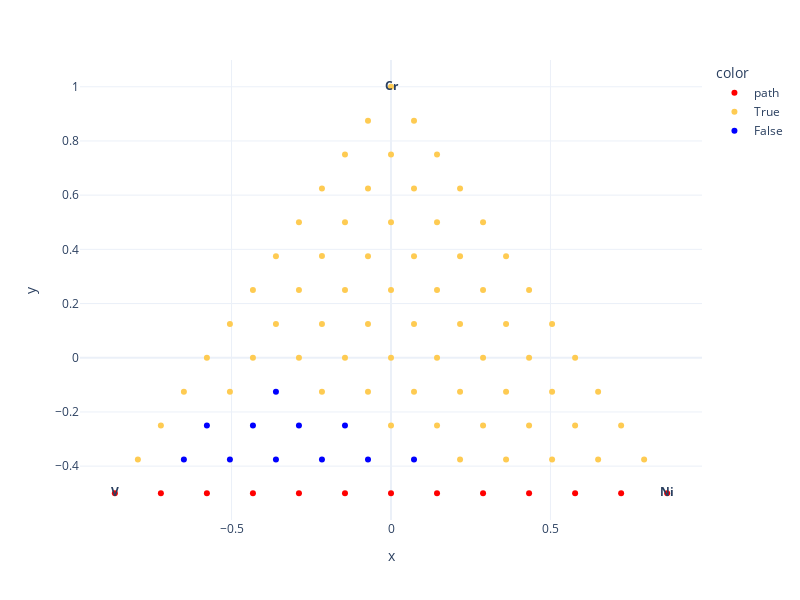

The code cell stored with this chart in its notebook:
### Code cell
pureComponentIndices = nimplex.pure_component_indexes_py(3, 12)
labels = ['']*len(gridAtt_projected_df)
for comp, idx in zip(comp1, pureComponentIndices):
    labels[idx] = "<b>"+comp+"</b>"
fig = px.scatter(gridAtt_projected_df, x='x', y='y', color=gridFeasibleMarked3, text=labels, 
              template='plotly_white', width=800, height=600, color_discrete_map=color_map) 
              #labels={'color':'Solid Solution Phases', 'x':'', 'y':''})
fig.show()

### Figure 1 — Plotly figure (JSON) as saved in the notebook; plotly's stock layout.template omitted (floating-point values rounded to 4 significant figures)
{"data": [{"hovertemplate": "color=path<br>x=%{x}<br>y=%{y}<br>text=%{text}<extra></extra>", "legendgroup": "path", "marker": {"color": "red", "symbol": "circle"}, "mode": "markers+text", "name": "path", "orientation": "v", "showlegend": true, "text": ["<b>V</b>", "", "", "", "", "", "", "", "", "", "", "", "<b>Ni</b>"], "type": "scatter", "x": [-0.866, -0.7217, -0.5774, -0.433, -0.2887, -0.1443, 0, 0.1443, 0.2887, 0.433, 0.5774, 0.7217, 0.866], "xaxis": "x", "y": [-0.5, -0.5, -0.5, -0.5, -0.5, -0.5, -0.5, -0.5, -0.5, -0.5, -0.5, -0.5, -0.5], "yaxis": "y"}, {"hovertemplate": "color=True<br>x=%{x}<br>y=%{y}<br>text=%{text}<extra></extra>", "legendgroup": "True", "marker": {"color": "#FECB52", "symbol": "circle"}, "mode": "markers+text", "name": "True", "orientation": "v", "showlegend": true, "text": ["", "", "", "", "", "", "", "", "", "", "", "", "", "", "", "", "", "", "", "", "", "", "", "", "", "", "", "", "", "", "", "", "", "", "", "", "", "", "", "", "", "", "", "", "", "", "", "", "", "", "", "", "", "", "", "", "", "", "", "", "", "", "", "", "", "", "<b>Cr</b>"], "type": "scatter", "x": [-0.7939, 0.2165, 0.3608, 0.5052, 0.6495, 0.7939, -0.7217, -1.602e-17, 0.1443, 0.2887, 0.433, 0.5774, 0.7217, -0.6495, -0.5052, -0.2165, -0.07217, 0.07217, 0.2165, 0.3608, 0.5052, 0.6495, -0.5774, -0.433, -0.2887, -0.1443, 1.602e-17, 0.1443, 0.2887, 0.433, 0.5774, -0.5052, -0.3608, -0.2165, -0.07217, 0.07217, 0.2165, 0.3608, 0.5052, -0.433, -0.2887, -0.1443, 0, 0.1443, 0.2887, 0.433, -0.3608, -0.2165, -0.07217, 0.07217, 0.2165, 0.3608, -0.2887, -0.1443, 8.012e-18, 0.1443, 0.2887, -0.2165, -0.07217, 0.07217, 0.2165, -0.1443, 4.006e-18, 0.1443, -0.07217, 0.07217, 0], "xaxis": "x", "y": [-0.375, -0.375, -0.375, -0.375, -0.375, -0.375, -0.25, -0.25, -0.25, -0.25, -0.25, -0.25, -0.25, -0.125, -0.125, -0.125, -0.125, -0.125, -0.125, -0.125, -0.125, -0.125, 0, -5.551e-17, 0, -2.776e-17, 0, -2.776e-17, -1.388e-17, -3.469e-17, 0, 0.125, 0.125, 0.125, 0.125, 0.125, 0.125, 0.125, 0.125, 0.25, 0.25, 0.25, 0.25, 0.25, 0.25, 0.25, 0.375, 0.375, 0.375, 0.375, 0.375, 0.375, 0.5, 0.5, 0.5, 0.5, 0.5, 0.625, 0.625, 0.625, 0.625, 0.75, 0.75, 0.75, 0.875, 0.875, 1], "yaxis": "y"}, {"hovertemplate": "color=False<br>x=%{x}<br>y=%{y}<br>text=%{text}<extra></extra>", "legendgroup": "False", "marker": {"color": "blue", "symbol": "circle"}, "mode": "markers+text", "name": "False", "orientation": "v", "showlegend": true, "text": ["", "", "", "", "", "", "", "", "", "", ""], "type": "scatter", "x": [-0.6495, -0.5052, -0.3608, -0.2165, -0.07217, 0.07217, -0.5774, -0.433, -0.2887, -0.1443, -0.3608], "xaxis": "x", "y": [-0.375, -0.375, -0.375, -0.375, -0.375, -0.375, -0.25, -0.25, -0.25, -0.25, -0.125], "yaxis": "y"}], "layout": {"height": 600, "legend": {"title": {"text": "color"}, "tracegroupgap": 0}, "margin": {"t": 60}, "width": 800, "xaxis": {"anchor": "y", "domain": [0, 1], "title": {"text": "x"}}, "yaxis": {"anchor": "x", "domain": [0, 1], "title": {"text": "y"}}}}
